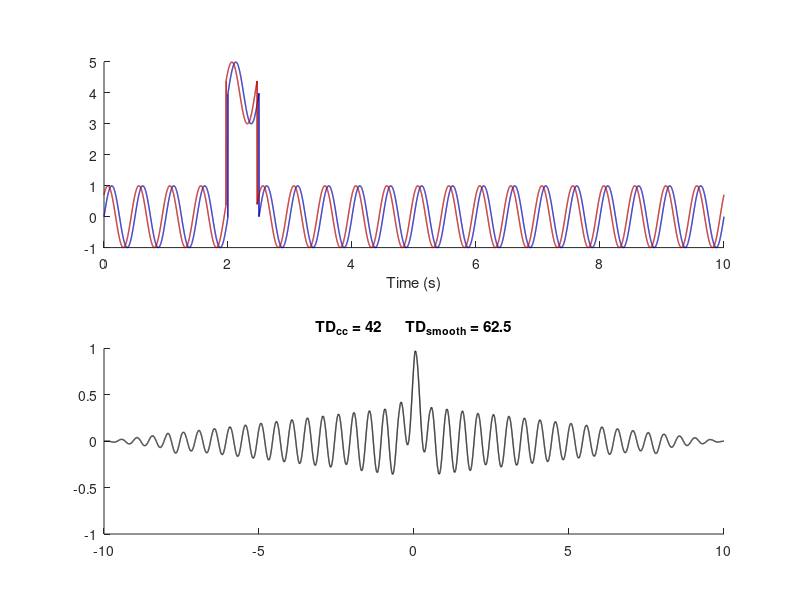

The MATLAB script that drew this image: (Note: this script raises an error after producing the figure.)

clear ; close all ; clc

% Make smooth signals
Fs = 1000;
T = 10;
t = (0:(1/Fs):T)';
n = length(t);
f = 2;
phi_1 = deg2rad(0);
phi_2 = deg2rad(45);
phase_diff = phi_1 - phi_2;
time_diff_smooth = -(1/f) * (phase_diff/(2*pi));
x = 1*sin(2*pi*f*t + phi_1);
y = 1*sin(2*pi*f*t + phi_2);

% Add "saccades"
sacd_length = 0.5;
sacd_start = [2];
sacd_end = sacd_start + sacd_length;
td = -30e-3;
td_idx = Fs * td;
offset = 4;

for k = 1:length(sacd_start)
    idx_start = round(Fs * sacd_start(k));
    idx_end = round(Fs * sacd_end(k));
    x(idx_start:idx_end) = x(idx_start:idx_end) + offset;
    y(td_idx + (idx_start:idx_end) ) = y(td_idx + (idx_start:idx_end) ) + offset;
end

% Compute cross-corr and set window for max value
[acor,lags] = xcorr(x, y, 'normalized'); % full cross-corr
timelags = lags' / Fs; % time lags
maxlag_time = 0.1; % window time to find max cross-corr [s]
maxlag = round(maxlag_time * Fs); % window in samples to find max cross-corr
cent = ceil(length(lags) / 2); % center index
lag_win = cent-maxlag:cent+maxlag; % max lag window

% Set all outside window to nan
timelags_win = nan(size(timelags));
acor_lag_win = nan(size(timelags));
timelags_win(lag_win) = timelags(lag_win);
acor_lag_win(lag_win) = acor(lag_win);

% Find max cross-corr & time difference
[maxcor,idx] = max(acor_lag_win);
time_diff_cross = timelags(idx);

% Plot
fig = figure (1);
set(fig, 'Color', 'w')
xcolor = [0 0 0.7];
ycolor = [0.7 0 0];
ax(1) = subplot(2,1,1) ; cla ; hold on
        plot(t, x, 'Color', xcolor, 'LineWidth', 1)
        plot(t, y, 'Color', ycolor, 'LineWidth', 1)
        xlabel('Time (s)')

ax(2) = subplot(2,1,2) ; cla ; hold on ; ylim([-1 1])
        title(['TD_{cc} = ' num2str(1000*time_diff_cross) , '      TD_{smooth} = ' num2str(1000*time_diff_smooth)])
        plot(timelags, acor, 'k', 'LineWidth', 1)
        plot([time_diff_cross time_diff_cross],[ax(2).YLim(1) maxcor], 'm', 'LineWidth', 2)
        xlim(4*maxlag_time*[-1 1])
        
        xlabel('Time Lag (s)')
    
    
    
    
    